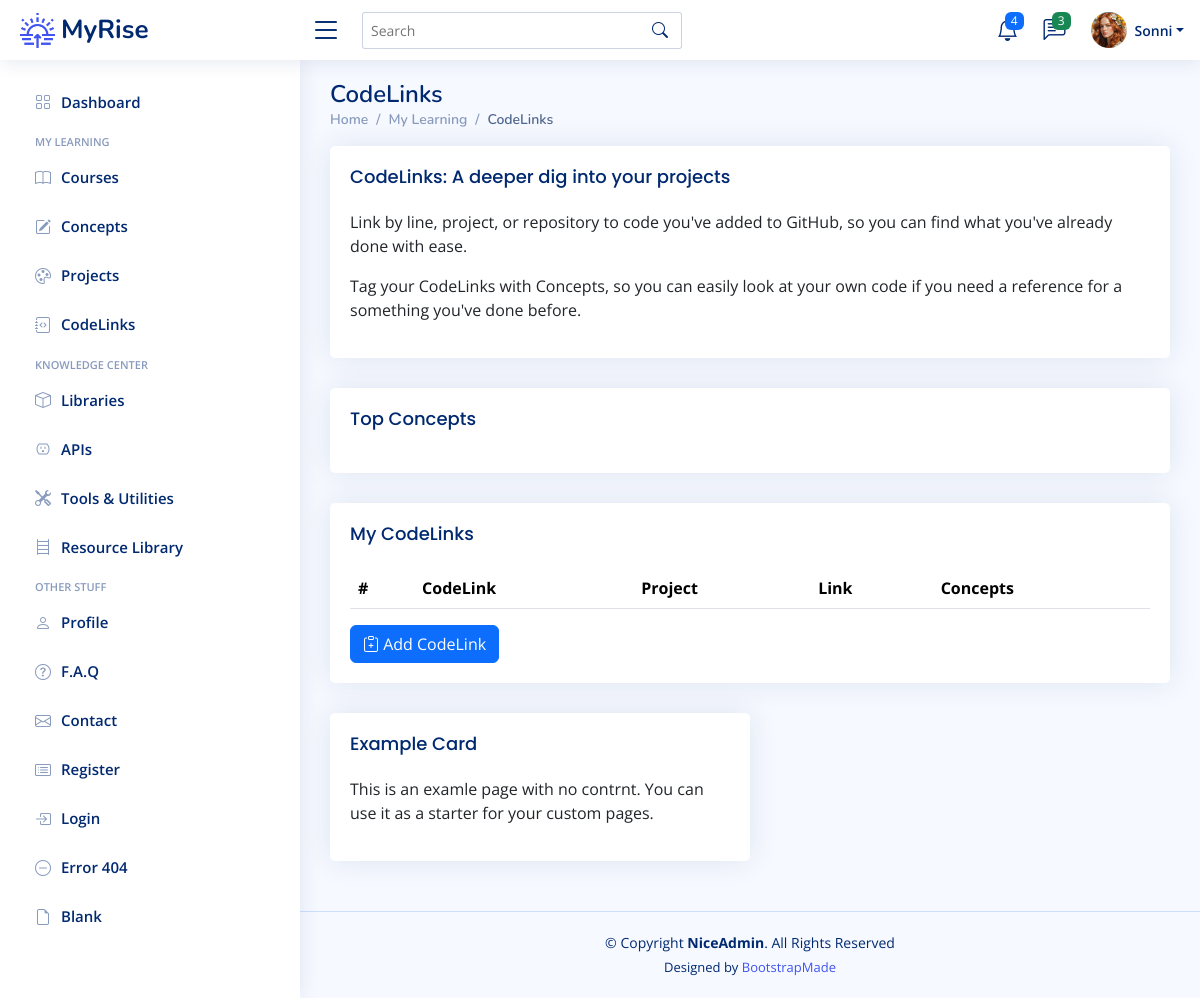
Before: /codelinks (signed in) with the older database file.
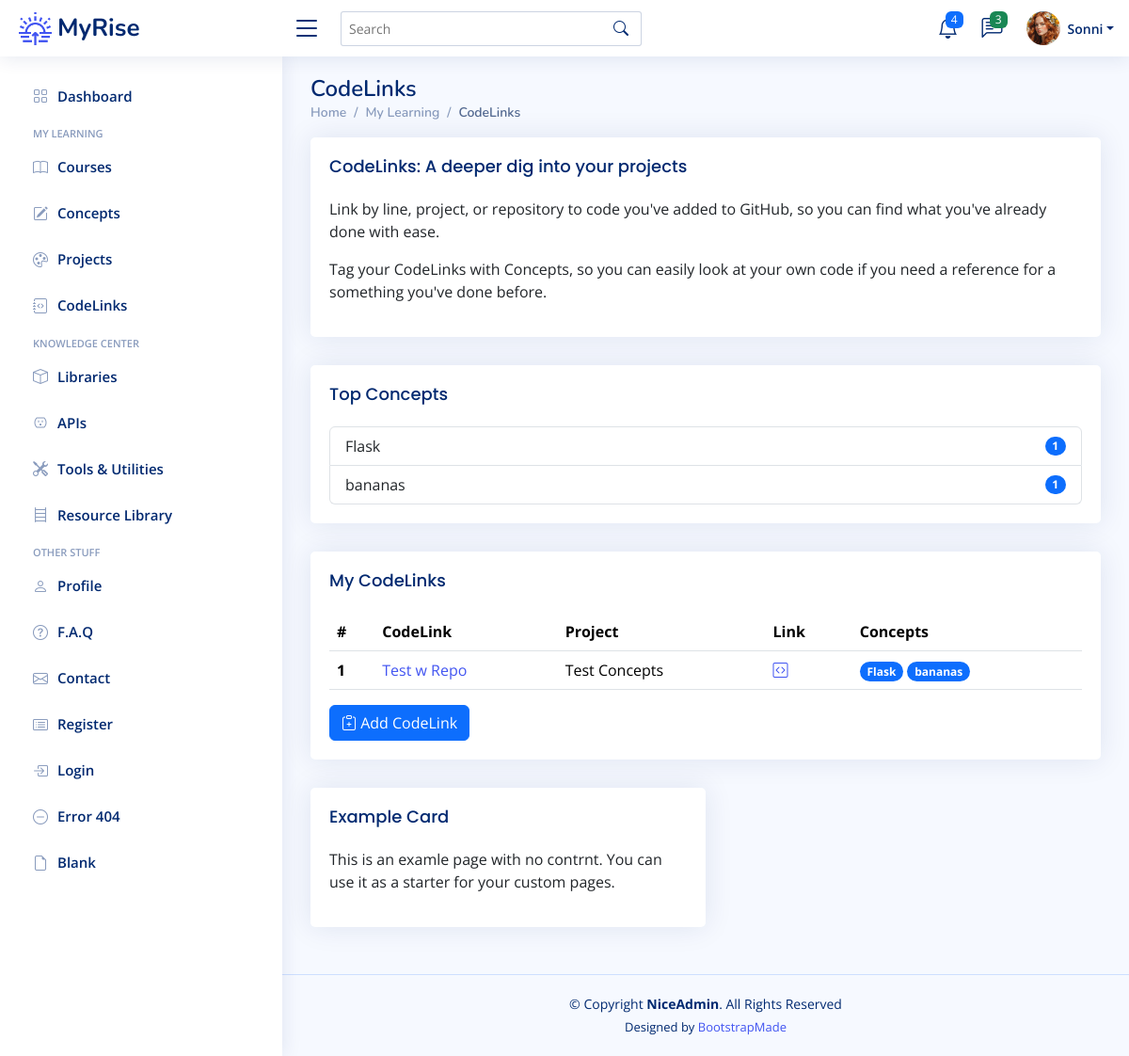
After: the same page with the newer database file.
### app/models.py (models this page shows)
class Concept(db.Model):
    __tablename__ = "concepts"
    id: Mapped[int] = mapped_column(Integer, primary_key=True)
    concept_term: Mapped[str] = mapped_column(String(50), nullable=False)
    category: Mapped[str] = mapped_column(String(100), nullable=True)
    description: Mapped[str] = mapped_column(Text, nullable=True)
    date_added: Mapped[datetime.date] = mapped_column(Date, nullable=False)

class CodeLink(db.Model):
    __tablename__ = "codelinks"
    id: Mapped[int] = mapped_column(Integer,primary_key=True)
    name: Mapped[str] = mapped_column(String(250), nullable=False)
    link: Mapped[str] = mapped_column(String(250), nullable=False)
    repo_id: Mapped[int] = mapped_column(Integer, ForeignKey(Repository.id), index=True)
    repo: Mapped["Repository"] = relationship(back_populates="codelinks")
    project_id: Mapped[int] = mapped_column(Integer, ForeignKey(Project.id), index=True)
    project: Mapped["Project"] = relationship(back_populates="codelinks")
    concepts: Mapped[List["Concept"]] = relationship('Concept', secondary=codelink_concept, backref='codelinks')
    user_id: Mapped[int] = mapped_column(Integer, ForeignKey(User.id), index=True)
    user: Mapped["User"] = relationship(back_populates="codelinks")

class Project(db.Model):
    __tablename__ = "projects"
    id: Mapped[int] = mapped_column(Integer, primary_key=True)
    project_title: Mapped[str] = mapped_column(String(100), nullable=False)
    description: Mapped[str] = mapped_column(Text, nullable=True)
    assignment_link: Mapped[str] = mapped_column(String(250), nullable=True)
    start: Mapped[datetime.date] = mapped_column(Date, nullable=True)
    complete: Mapped[datetime.date] = mapped_column(Date, nullable=True)
    repo_id: Mapped[int] = mapped_column(Integer, ForeignKey(Repository.id), index=True)
    project_repo: Mapped["Repository"] = relationship(back_populates="projects")
    concepts: Mapped[List["Concept"]] = relationship('Concept', secondary=project_concept, backref='projects')
    section: Mapped[str] = mapped_column(String(100))
    lecture: Mapped[str] = mapped_column(String(100))
    date_added: Mapped[datetime.date] = mapped_column(Date, nullable=False)
    course_id: Mapped[int] = mapped_column(Integer, ForeignKey(Course.id), index=True)
    course: Mapped["Course"] = relationship(back_populates="projects")
    codelinks: Mapped[List["CodeLink"]] = relationship(back_populates="project")
    user_id: Mapped[int] = mapped_column(Integer, ForeignKey(User.id), index=True)
    user: Mapped["User"] = relationship(back_populates="projects")

### app/routes.py (the view)
@app.route('/codelinks')
@login_required
def codelinks_page():
    get_codelinks = db.session.execute(db.select(CodeLink).filter_by(user_id=current_user.id)).scalars().all()
    codelinks = [codelink for codelink in get_codelinks]
    top_concepts = {}
    for link in get_codelinks:
        for concept in link.concepts:
            if concept.concept_term in top_concepts:
                top_concepts[concept.concept_term] += 1
            else:
                top_concepts[concept.concept_term] = 1
    sorted_concepts = dict(
        sorted(top_concepts.items(), key=lambda item: item[1], reverse=True))
    return render_template('codelinks.html', codelinks=codelinks, top_concepts=top_concepts)

### app/models.py (called while the page is built)
@login_manager.user_loader
def load_user(user_id):
    return db.get_or_404(User, user_id)

### app/templates/codelinks.html (shortened to what this page needs)
{% extends 'base.html' %}
{% from 'bootstrap5/form.html' import render_form %}
{% block content %}
	<main id="main" class="main">
    <div class="pagetitle">
      <h1>CodeLinks</h1>
      <nav>
        <ol class="breadcrumb">
          <li class="breadcrumb-item"><a href="index.html">Home</a></li>
          <li class="breadcrumb-item">My Learning</li>
          <li class="breadcrumb-item active">CodeLinks</li>
        </ol>
      </nav>
    </div>
	  <div class="card">
		<div class="card-body">
		  <h5 class="card-title">CodeLinks: A deeper dig into your projects</h5>
		  <p>Link by line, project, or repository to code you've added to GitHub, so you can find what you've already done with ease.</p>
		  <p>Tag your CodeLinks with Concepts, so you can easily look at your own code if you need a reference for a something you've done before.</p>
		</div>
	  </div>
	<div class="card">
            <div class="card-body">
              <h5 class="card-title">Top Concepts</h5>
              <ul class="list-group">
				  {% for concept, count in top_concepts.items() %}
				  <li class="list-group-item d-flex justify-content-between align-items-center">
					  {{ concept }}
                  <span class="badge bg-primary rounded-pill">{{ count }}</span>
                </li>
				  {% endfor %}
              </ul>
            </div>
          </div>
	 <div class="card">
		<div class="card-body">
		  <h5 class="card-title">My CodeLinks</h5>
		  <table class="table table-hover">
			<thead>
			  <tr>
			    <th scope="col">#</th>
				<th scope="col">CodeLink</th>
				<th scope="col">Project</th>
			    <th scope="col">Link</th>
				<th scope="col">Concepts</th>
			  </tr>
			</thead>
			<tbody>
			{% for link in codelinks %}
			  <tr>
				<th scope="row">{{ link.id }}</th>
			  	<td><a href="">{{ link.name }}</a></td>
				<td>{{ link.project.project_title }}</td>
				  {% if link.link %}
				<td><a href="{{ link.link }}" target="_blank"><i class="bi bi-code-square"></i></a></td>
				  {% else %}
				  <td></td>
				  {% endif %}
				<td>{% for concept in link.concepts %} <span class="badge rounded-pill bg-primary"> {{ concept.concept_term }} </span> {% endfor %}</td>
			  </tr>
			{% endfor %}
			</tbody>
		  </table>
			<a href="{{ url_for('add_new_codelink') }}">
		  <button type="button" class="btn btn-primary"><i class="bi bi-clipboard-plus"></i> Add CodeLink</button>
			</a>
		</div>
	 </div>
    <section class="section">
        <div class="col-lg-6">
          <div class="card">
            <div class="card-body">
              <h5 class="card-title">Example Card</h5>
              <p>This is an examle page with no contrnt. You can use it as a starter for your custom pages.</p>
            </div>
          </div>
        </div>
    </section>
	</main>
{% endblock %}

Changed rows visible on the page:
now on this page (row unchanged): Concept: concept_term "Flask", count "1"
added Concept: concept_term "bananas", count "1"
added CodeLink: id "1", name "Test w Repo", project.project_title "Test Concepts"
